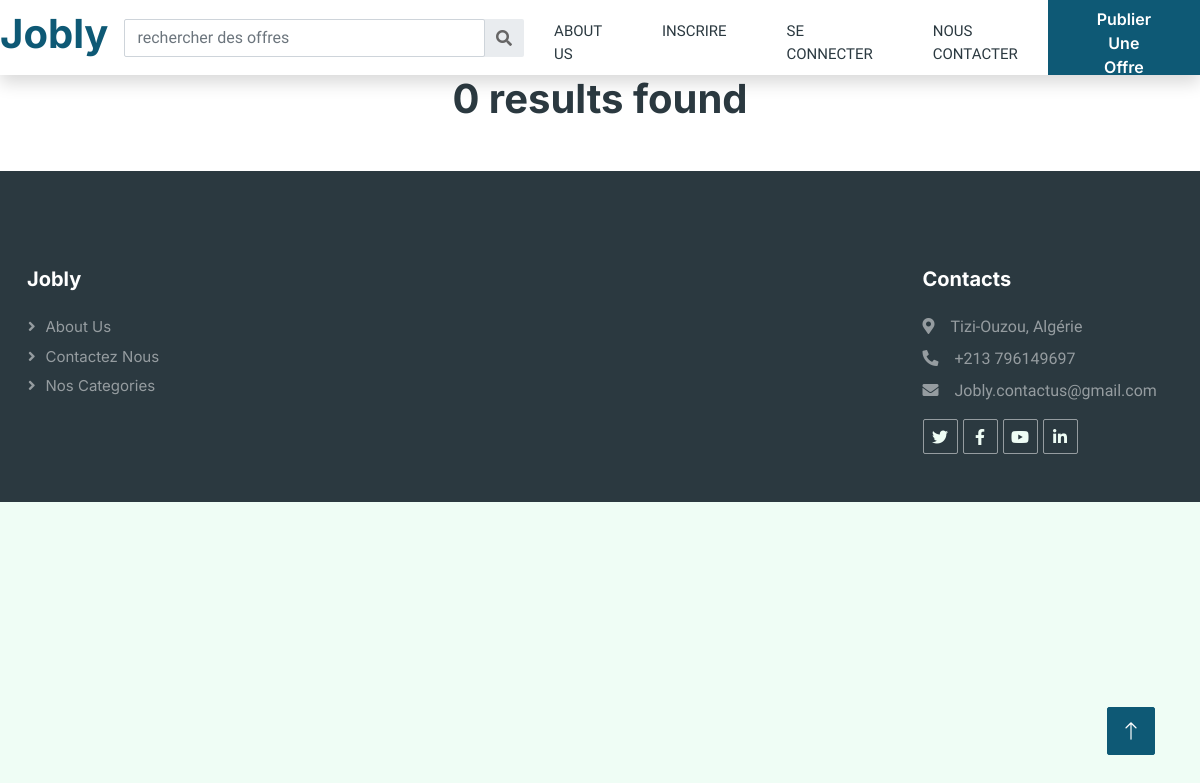
/View/search.php?type=full time, run on an earlier commit of the app's database.
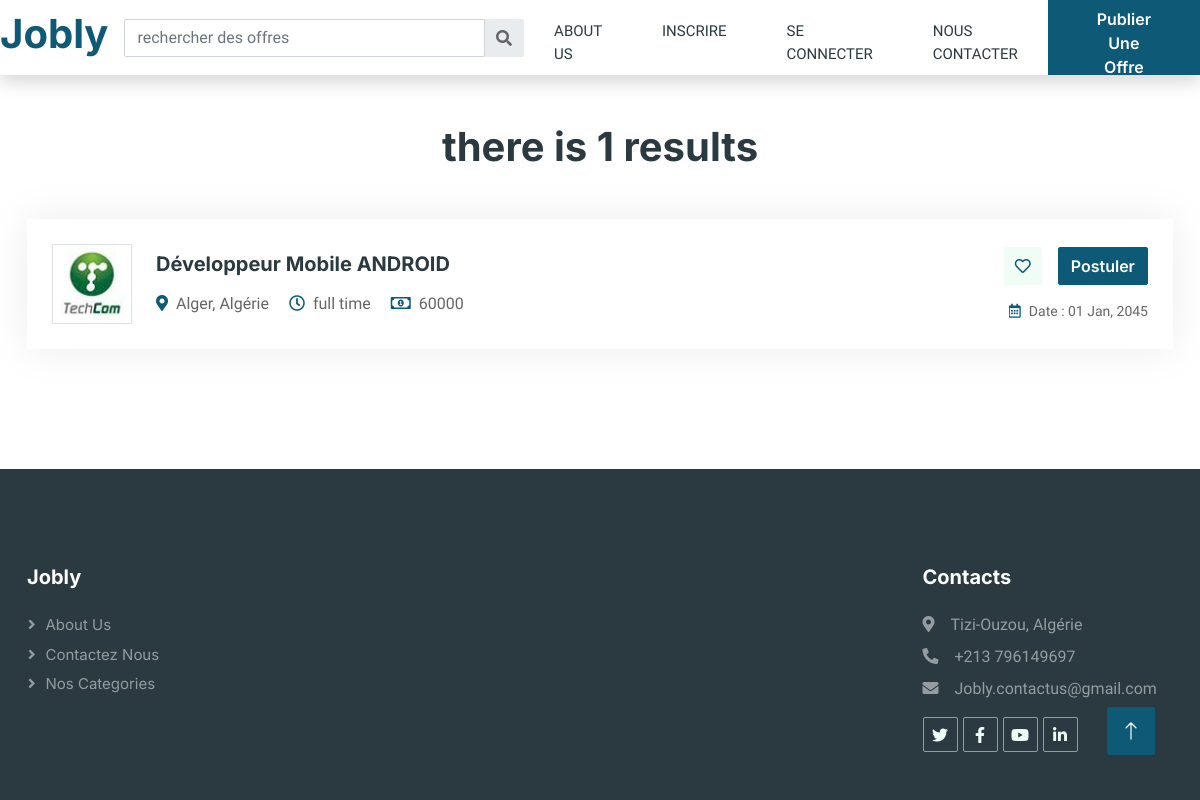
And on a later commit of the database.
### tables this page shows
CREATE TABLE `jobs` (
  `job_id` int(11) NOT NULL,
  `title` varchar(255) NOT NULL,
  `job_desc` longtext NOT NULL,
  `salary` int(10) NOT NULL,
  `type` varchar(255) NOT NULL,
  `place` varchar(255) NOT NULL,
  `user_email` varchar(50) NOT NULL,
  `date` date NOT NULL DEFAULT current_timestamp(),
  `category` varchar(250) NOT NULL
);

### Libraries/Database.php (called while the page is built, shortened)
<?php
    class Database{
        private $user = 'root';
        private $pass = '';
        private $dbh;
        private $stmt;
        public function __construct(){
            $dsn="mysql:host=localhost;dbname=e-recrutement";
            $options = array(
                PDO::ATTR_PERSISTENT => true,
                PDO::ATTR_ERRMODE => PDO::ERRMODE_EXCEPTION
            );
            try{
                $this->dbh = new PDO($dsn,$this->user,$this->pass,$options);
            }catch(PDOException $e){
                $this->error = $e->getMessage();
                echo $this->error;
            }
        }
        public function query($sql){
            $this->stmt = $this->dbh->prepare($sql);
        }
        public function bind($param, $value, $type = null){
            if(is_null($type)){
                switch(true){
                    default: $type = PDO::PARAM_STR;
                }
            }
            $this->stmt->bindValue($param,$value,$type);
        }
        public function execute(){
            return $this->stmt->execute();
        }
        public function resultSet(){
            $this->execute();
            return $this->stmt->fetchAll(PDO::FETCH_OBJ);
        }
        public function rowCount(){
            return $this->stmt->rowCount();
        }
    }
?>

### Libraries/Search.php (called while the page is built, shortened)
<?php
    require_once "Database.php";
    class Search{
        private $db;
        public function __construct(){
            $this->db = new Database;
        }
        public function searchByType($type){
            $type= trim(strtolower($type));
            $this->db->query("SELECT * FROM jobs WHERE type = :type ORDER BY job_id DESC");
            $this->db->bind(':type',$type);
            $row =  $this->db->resultSet();
                if( $this->db->rowCount() > 0){
                    return $row;
                }else{
                    return "0 results found";
                }
        }
    }
?>

### View/search.php (the view, shortened to what the changed rows need)
<?php
    require "../Libraries/Search.php";
    $search = new Search;
    if(isset($_POST['search'])){
        $term = $_POST['search'];
        if (isset($term)){
            $results = $search->search($term);
        }else{
            header("Location: index.php");
        }
    }else if(isset($_GET['type'])){
        $results = $search->searchByType($_GET['type']);
    }else if(isset($_GET['cat'])){
        $results = $search->searchByCategory($_GET['cat']);
    }else{
        header("Location: index.php");
    }
    require "template/header.php";
?>
    <?php if(is_array($results)){ ?>
        <div class="container-xxl py-5">
        <h1 class="text-center mb-5 wow fadeInUp" data-wow-delay="0.1s">there is <?= count($results); ?> results</h1>
            <?php foreach ($results as $result) { ?>
                <div class="container">
                    <div class="tab-class text-center wow fadeInUp" data-wow-delay="0.3s">
                        <div class="tab-content">
                            <div id="tab-1" class="tab-pane fade show p-0 active">
                                <div class="job-item p-4 mb-4">
                                    <div class="row g-4">
                                        <div class="col-sm-12 col-md-8 d-flex align-items-center">
                                            <img class="flex-shrink-0 img-fluid border rounded" src="img/com-logo-1.jpg" alt="" style="width: 80px; height: 80px;">
                                            <div class="text-start ps-4">
                                                <h5 class="mb-3"><?=$result->title;?></h5>
                                                <span class="text-truncate me-3"><i class="fa fa-map-marker-alt text-primary me-2"></i><?=$result->place;?></span>
                                                <span class="text-truncate me-3"><i class="far fa-clock text-primary me-2"></i><?=$result->type;?></span>
                                                <span class="text-truncate me-0"><i class="far fa-money-bill-alt text-primary me-2"></i><?=$result->salary;?></span>
                                            </div>
                                        </div>
                                        <div class="col-sm-12 col-md-4 d-flex flex-column align-items-start align-items-md-end justify-content-center">
                                            <div class="d-flex mb-3">
                                                <a class="btn btn-light btn-square me-3" href=""><i class="far fa-heart text-primary"></i></a>
                                                <a class="btn btn-primary" href="job-detail.php?id=<?= $result->job_id; ?>">Postuler</a>
                                            </div>
                                            <small class="text-truncate"><i class="far fa-calendar-alt text-primary me-2"></i>Date : 01 Jan, 2045</small>
                                        </div>
                                    </div>
                                </div>
                            </div>
                        </div>
                    </div>
                </div>
                <?php } ?>
            </div>
    <?php }else{
        echo '<h1 class="text-center mb-5 wow fadeInUp" data-wow-delay="0.1s">'.$results.'</h1>';
    }
    require "template/footer.php";
    ?>

What changed in the data, as far as the page shows it:
added jobs: title "Développeur Mobile ANDROID", place "Alger, Algérie", type "full time", salary "60000"
Also different on the page:
count($results): (not shown) → "1"
$results: "0 results found" → (not shown)
text now shown: "there is results"
